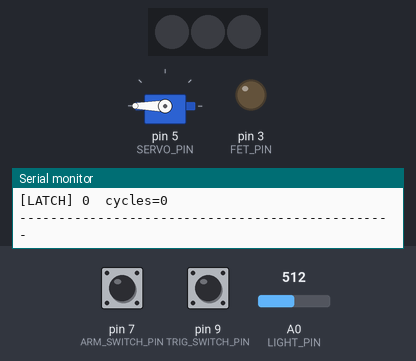
A sketch run on a simulated Arduino Uno, built with avr-gcc and run on an emulated ATmega328P. Shown: 3 RGB LEDs in strip order, left to right, servo, output pins drawn as LEDs (lit = HIGH), the last lines printed to the serial monitor. Inputs (shaded band) come from the test bench; at power-on: A0 (LIGHT_PIN) = 512, pin 7 (ARM_SWITCH_PIN) HIGH, pin 9 (TRIG_SWITCH_PIN) HIGH.

Above: at 1.4 s.
1.5 s: A0 (LIGHT_PIN) set to 795
4.5 s: A0 (LIGHT_PIN) set to 823
At 5.0 s:
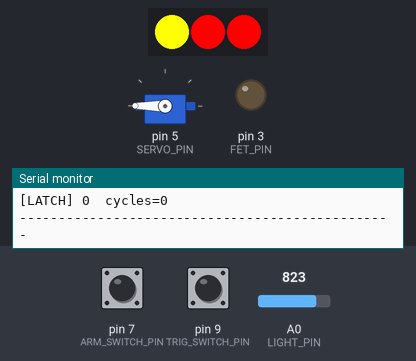
7.5 s: pin 7 (ARM_SWITCH_PIN) pulled LOW for 0.15 s
At 8.6 s:
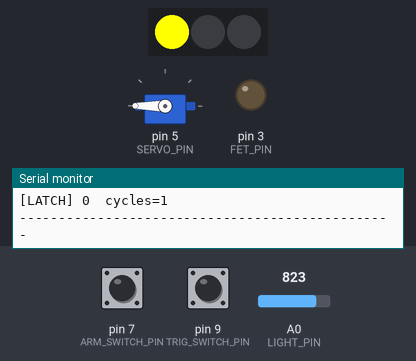
10.5 s: pin 7 (ARM_SWITCH_PIN) pulled LOW for 1 s
At 10.9 s:
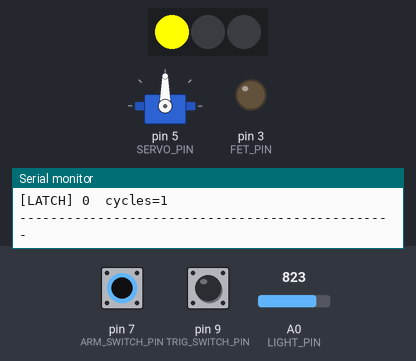
13.5 s: pin 7 (ARM_SWITCH_PIN) pulled LOW for 3.2 s
At 17.0 s:
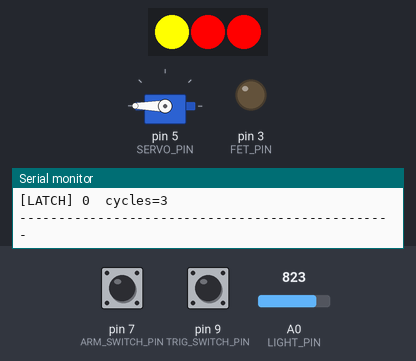
18.2 s: A0 (LIGHT_PIN) set to 519
21.2 s: A0 (LIGHT_PIN) set to 500
At 22.1 s:
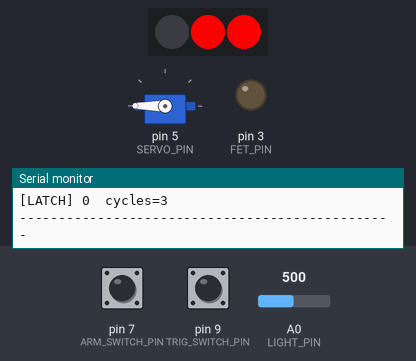
Timing chart, 0 to 25.2 s (numbered marks = the images above; inputs shaded):
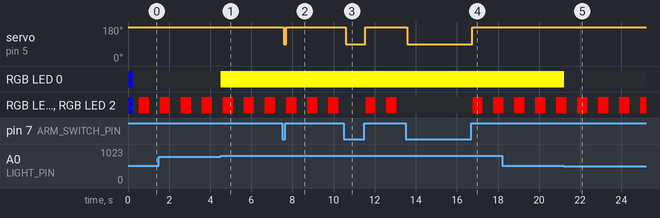

The sketch:

_drop_and_ignite_bomb_copy_2025092119280_copy_20250927014444.ino
```cpp
#define DEBUG 1

#include <FastLED.h>
#include <Servo.h>

/* ========= הגדרות לוגיות ========= */
const bool ARM_ARMED_WHEN_CLOSED    = true;   // true=דרוך כשסגור (LOW), false=כשפתוח (HIGH)
const bool TRIG_FIRE_ON_CLOSED_EDGE = true;   // מצית על קצה סגירה (LOW) אחרי דיבאונס

/* ========= פינים ========= */
const uint8_t LED_PIN         = 6;
const uint8_t FET_PIN         = 3;
const uint8_t SERVO_PIN       = 5;
const uint8_t ARM_SWITCH_PIN  = 7;   // microswitch, INPUT_PULLUP
const uint8_t TRIG_SWITCH_PIN = 9;   // microswitch, INPUT_PULLUP
const uint8_t LIGHT_PIN       = A0;

/* ========= רפרנס ========= */
const float VREF_VOLTS = 3.3; // אם משתמשים ב-AREF חיצוני 3.3V
// analogReference(EXTERNAL);

/* ========= NeoPixel ========= */


#define NUM_LEDS 3
#define LED_TYPE WS2812
#define COLOR_ORDER GRB
CRGB leds[NUM_LEDS];

/* ========= זמנים/ספים ========= */
int ADC_DARK  = 0;   // יוגדר בזמן כיול
int ADC_LIGHT = 0;   // יוגדר בזמן כיול
const uint8_t  LIGHT_SAMPLES = 8;
const uint32_t DEBOUNCE_MS   = 30;
const uint32_t REPORT_EVERY_MS = 600;
const uint32_t SERVO_SETTLE_MS   = 350;
const uint32_t MOSFET_ACTIVE_MS  = 3000;
const uint32_t BLINK_TIME_MS     = 500;
const uint32_t LOOP_INTERVAL_MS  = 30;

/* ========= זוויות סרוו ========= */
const int SERVO_LIGHT_ANGLE = 90;   // אור
const int SERVO_DARK_ANGLE  = 180;  // חושך

/* ========= גלובליים ========= */
Servo servoMotor;
unsigned long lastLoopMs=0, tStateStart=0, lastBlinkMs=0, lastReportMs=0;
bool blinkOn=false, fetOn=false;

int  lightRaw=0; bool lightOn=false, prevLightOn=false;
bool lightRising=false;
bool seenDarkBeforeLight=false;

bool armClosed=false, armClosedRaw=false, lastArmClosedRaw=false; unsigned long armDebT=0;
bool trigClosed=false, trigClosedRaw=false, lastTrigClosedRaw=false; unsigned long trigDebT=0;
bool edgeTrigClosed=false, edgeTrigOpen=false;

int servoAngle = SERVO_DARK_ANGLE;

/* ---- Latch ---- */
bool latchedOpen = false;
bool wasArmed    = false;
uint32_t armCycles = 0;

/* ========= מצבים ========= */
enum class State { IDLE, ARMED, SERVO_OPENING, READY, STROBE_ON, COMPLETE };
State state=State::IDLE;

/* ========= עוזרים ========= */
void setAll(const CRGB& c){ leds[0]=c; leds[1]=c; leds[2]=c; FastLED.show(); }
void strobeOn(){  fetOn=true;  digitalWrite(FET_PIN, HIGH); }
void strobeOff(){ fetOn=false; digitalWrite(FET_PIN, LOW);  }
void toState(State s){
  state=s; tStateStart=millis();
#if DEBUG
  const char* n[]={"IDLE","ARMED","SERVO_OPENING","READY","STROBE_ON","COMPLETE"};
  Serial.print(F("[STATE] ")); Serial.println(n[(int)s]);
#endif
}
int readLightAvg(){ long s=0; for(uint8_t i=0;i<LIGHT_SAMPLES;i++) s+=analogRead(LIGHT_PIN); return (int)(s/LIGHT_SAMPLES); }
bool lightHyst(bool prev, int a){ return prev ? (a > ADC_DARK) : (a >= ADC_LIGHT); }

/* ========= דיבאונס ========= */
void updateSwitches(){
  unsigned long now=millis();

  bool rawArmClosed = (digitalRead(ARM_SWITCH_PIN)==LOW);
  if(rawArmClosed!=lastArmClosedRaw){ lastArmClosedRaw=rawArmClosed; armDebT=now; }
  if(now-armDebT>=DEBOUNCE_MS) armClosed = rawArmClosed;
  armClosedRaw = rawArmClosed;

  bool rawTrigClosed = (digitalRead(TRIG_SWITCH_PIN)==LOW);
  if(rawTrigClosed!=lastTrigClosedRaw){ lastTrigClosedRaw=rawTrigClosed; trigDebT=now; }
  if(now-trigDebT>=DEBOUNCE_MS){
    if (!trigClosed && rawTrigClosed)  edgeTrigClosed = true;
    if ( trigClosed && !rawTrigClosed) edgeTrigOpen   = true;
    trigClosed = rawTrigClosed;
  }
  trigClosedRaw = rawTrigClosed;
}

/* ========= סטטוס ========= */
void printStatus(const __FlashStringHelper* why){
#if DEBUG
  float volts = (lightRaw * VREF_VOLTS) / 1023.0f;
  Serial.println(F("------------------------------------------------"));
  Serial.print (F("[WHY] "));      Serial.println(why);
  Serial.print (F("[ARM ] closed=")); Serial.print(armClosed?1:0);
  Serial.print (F("  armed="));
  Serial.println( ARM_ARMED_WHEN_CLOSED ? (armClosed?1:0) : (!armClosed?1:0) );
  Serial.print (F("[TRIG] closed=")); Serial.print(trigClosed?1:0);
  Serial.print (F("  edge(closed/open)=")); Serial.print(edgeTrigClosed?1:0); Serial.print('/'); Serial.println(edgeTrigOpen?1:0);
  Serial.print (F("[LIGHT] ADC=")); Serial.print(lightRaw);
  Serial.print (F("  V="));         Serial.print(volts,3);
  Serial.print (F("  lightOn="));   Serial.print(lightOn?1:0);
  Serial.print (F("  rising="));    Serial.println(lightRising?1:0);
  Serial.print (F("[SERVO] angle=")); Serial.print(servoAngle); Serial.println(F(" deg"));
  Serial.print (F("[FET ] "));      Serial.println(fetOn?F("ON"):F("OFF"));
  Serial.print (F("[LATCH] "));     Serial.print(latchedOpen?1:0);
  Serial.print (F("  cycles="));    Serial.println(armCycles);
  Serial.println(F("------------------------------------------------"));
#endif
}

/* ========= Setup ========= */
void setup(){
#if DEBUG
  Serial.begin(115200);
  delay(30);
  Serial.println(F("\n=== Boot ==="));
  Serial.print(F("Vref=")); Serial.println(VREF_VOLTS,3);
  Serial.print(F("ARM armed when ")); Serial.println(ARM_ARMED_WHEN_CLOSED?F("CLOSED(LOW)"):F("OPEN(HIGH)"));
  Serial.print(F("TRIG fires on ")); Serial.println(TRIG_FIRE_ON_CLOSED_EDGE?F("CLOSED edge(LOW)"):F("OPEN edge(HIGH)"));
#endif

  FastLED.addLeds<LED_TYPE, LED_PIN, COLOR_ORDER>(leds, NUM_LEDS);
  FastLED.setBrightness(255);
  setAll(CRGB::Blue); delay(200); setAll(CRGB::Black);

  pinMode(FET_PIN, OUTPUT); strobeOff();
  pinMode(ARM_SWITCH_PIN,  INPUT_PULLUP);
  pinMode(TRIG_SWITCH_PIN, INPUT_PULLUP);

  servoMotor.attach(SERVO_PIN);
  servoAngle = SERVO_DARK_ANGLE;
  servoMotor.write(servoAngle);

  // === כיול חיישן אור ===
  int baseline = readLightAvg();
  ADC_DARK  = baseline ;
  ADC_LIGHT = ADC_DARK +300;
#if DEBUG
  Serial.print(F("Light calibration: baseline=")); Serial.print(baseline);
  Serial.print(F("  ADC_DARK=")); Serial.print(ADC_DARK);
  Serial.print(F("  ADC_LIGHT=")); Serial.println(ADC_LIGHT);
#endif

  lightRaw   = readLightAvg();
  lightOn    = lightHyst(false, lightRaw);
  seenDarkBeforeLight = !lightOn;
  prevLightOn = lightOn;

  toState(State::IDLE);
  printStatus(F("Boot"));
}

/* ========= Loop ========= */
void loop(){
  unsigned long now=millis();
  if(now-lastLoopMs<LOOP_INTERVAL_MS) return;
  lastLoopMs=now;

  bool prevFET=fetOn; int prevAngle=servoAngle; State prevState=state;
  updateSwitches();

  bool isArmed = ARM_ARMED_WHEN_CLOSED ? armClosed : !armClosed;

  lightRaw   = readLightAvg();
  prevLightOn = lightOn;
  lightOn    = lightHyst(lightOn, lightRaw);
  lightRising = (!prevLightOn && lightOn);

  leds[0] = lightOn ? CRGB::Yellow : CRGB::Black;

  if (isArmed && !wasArmed) {
    latchedOpen = false;
    seenDarkBeforeLight = !lightOn;
  }
  if (!isArmed && wasArmed) {
    latchedOpen = false;
    armCycles++;
    seenDarkBeforeLight = false;
  }
  wasArmed = isArmed;

  if(!isArmed){
    strobeOff(); fetOn=false;
    servoAngle  = SERVO_DARK_ANGLE;
    servoMotor.write(servoAngle);

    if(now-lastBlinkMs>=BLINK_TIME_MS){ lastBlinkMs=now; blinkOn=!blinkOn; }
    leds[1]=leds[2]= blinkOn?CRGB::Red:CRGB::Black;
    FastLED.show();

    if(state!=State::IDLE) toState(State::IDLE);
    edgeTrigClosed=false; edgeTrigOpen=false;

    if (prevFET!=fetOn || prevAngle!=servoAngle || prevState!=state) printStatus(F("Not armed"));
    if (now-lastReportMs>=REPORT_EVERY_MS){ lastReportMs=now; printStatus(F("Periodic (not armed)")); }
    return;
  }

  leds[1]=leds[2]=CRGB::Black;

  switch(state){
    case State::IDLE:
      toState(State::ARMED);
      break;

    case State::ARMED:
      if (!seenDarkBeforeLight && !lightOn) {
        seenDarkBeforeLight = true;
      }
      servoAngle = lightOn ? SERVO_LIGHT_ANGLE : SERVO_DARK_ANGLE;
      servoMotor.write(servoAngle);

      if (seenDarkBeforeLight && lightRising) {
        latchedOpen = true;
        servoAngle = SERVO_LIGHT_ANGLE;
        servoMotor.write(servoAngle);
        leds[1]=leds[2]=CRGB::Yellow; FastLED.show();
        edgeTrigClosed=false; edgeTrigOpen=false;
        toState(State::SERVO_OPENING);
      }
      break;

    case State::SERVO_OPENING:
      if(now-tStateStart >= SERVO_SETTLE_MS){
        edgeTrigClosed=false; edgeTrigOpen=false;
        leds[1]=leds[2]=CRGB::Blue; FastLED.show();
        toState(State::READY);
      }
      servoAngle = SERVO_LIGHT_ANGLE; servoMotor.write(servoAngle);
      break;

    case State::READY:
      servoAngle = SERVO_LIGHT_ANGLE; servoMotor.write(servoAngle);
      if ( (TRIG_FIRE_ON_CLOSED_EDGE && edgeTrigClosed) ||
           (!TRIG_FIRE_ON_CLOSED_EDGE && edgeTrigOpen) ) {
        edgeTrigClosed=false; edgeTrigOpen=false;
        strobeOn();
        leds[1]=leds[2]=CRGB::White; FastLED.show();
        toState(State::STROBE_ON);
      }
      break;

    case State::STROBE_ON:
      if(now-tStateStart >= MOSFET_ACTIVE_MS){
        strobeOff();
        leds[1]=leds[2]=CRGB::Green; FastLED.show();
        toState(State::COMPLETE);
      }
      servoAngle = SERVO_LIGHT_ANGLE; servoMotor.write(servoAngle);
      break;

    case State::COMPLETE:
      servoAngle = SERVO_LIGHT_ANGLE; servoMotor.write(servoAngle);
      break;
  }

  FastLED.show();

  if (prevFET!=fetOn || prevAngle!=servoAngle || prevState!=state) printStatus(F("Edge change"));
  if (now-lastReportMs>=REPORT_EVERY_MS){ lastReportMs=now; printStatus(F("Periodic")); }

  edgeTrigClosed=false; edgeTrigOpen=false;
}
```

Measured:
- the behaviour switches between 811 and 812 on A0 (LIGHT_PIN) (found by bisection; images 0 and 1)
- the behaviour switches between 513 and 512 on A0 (LIGHT_PIN) (found by bisection; images 4 and 5)
- after the input at 7.5 s, servo on pin 5 (SERVO_PIN): 180° → 90° after 0.09 s, → 180° 0.12 s later
- after the input at 10.5 s, servo on pin 5 (SERVO_PIN): 180° → 90° after 0.09 s, → 180° 0.96 s later
- after the input at 13.5 s, servo on pin 5 (SERVO_PIN): 180° → 90° after 0.09 s, → 180° 3.2 s later
